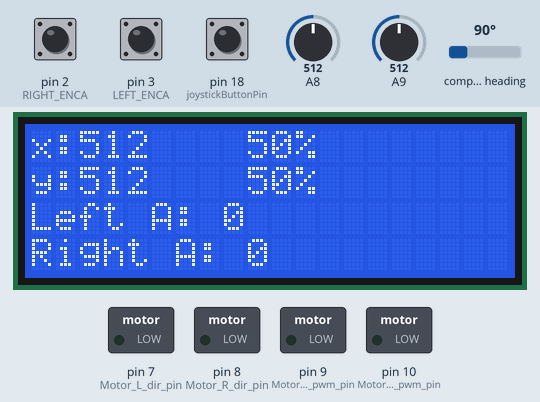
This sketch was run on a simulated Arduino Mega 2560, built with avr-gcc and run on an emulated ATmega2560. On the bench: 20×4 character LCD, switched loads named in the sketch (green lamp = pin HIGH). Wiring (inferred from the names in the program): CMPS compass at I2C address 0x60. Inputs (shaded band) come from the test bench; at power-on: pin 18 (joystickButtonPin) HIGH, A8 = 512, A9 = 512, pin 2 (RIGHT_ENCA) HIGH, pin 3 (LEFT_ENCA) HIGH, compass heading 90°. What the sketch prints to the serial monitor is not drawn.

Above: at 1.2 s.
1.3 s: pin 18 (joystickButtonPin) pulled LOW for 0.15 s
At 3.4 s:
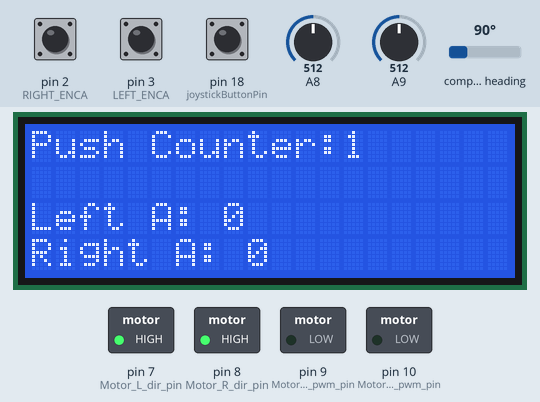
3.9 s: pin 18 (joystickButtonPin) pulled LOW for 1 s
At 6.1 s:
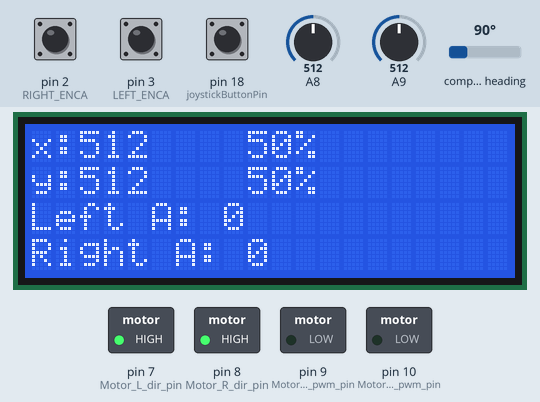
6.4 s: A8 set to 716
At 7.0 s:
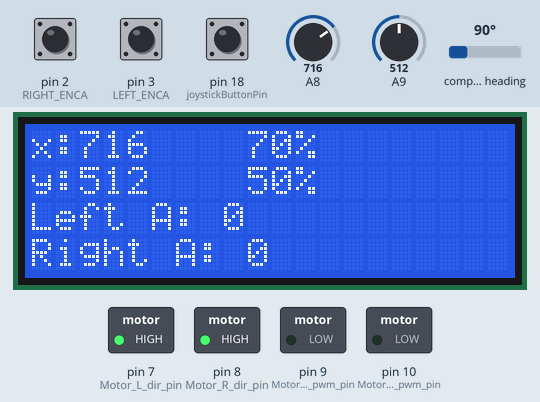
7.9 s: A9 set to 716
At 9.1 s:
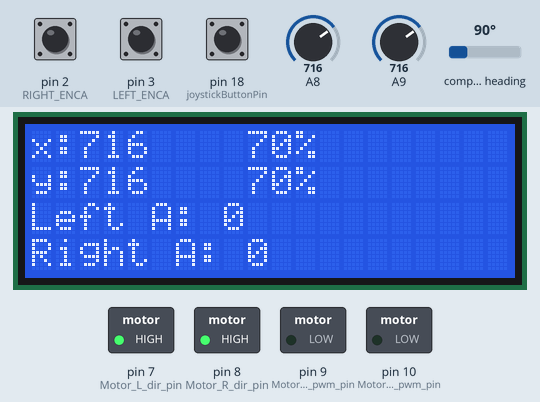
9.4 s: A8 set to 900
At 10.0 s:
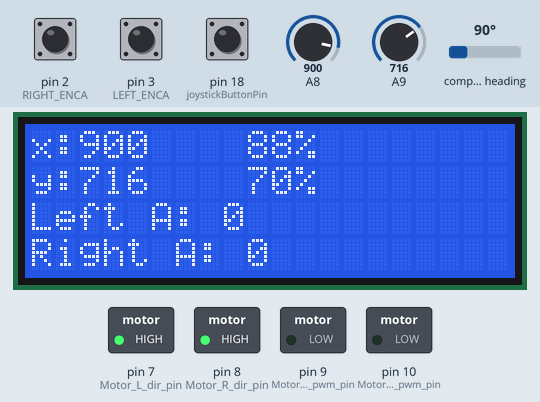
10.9 s: A9 set to 900
At 12.0 s:
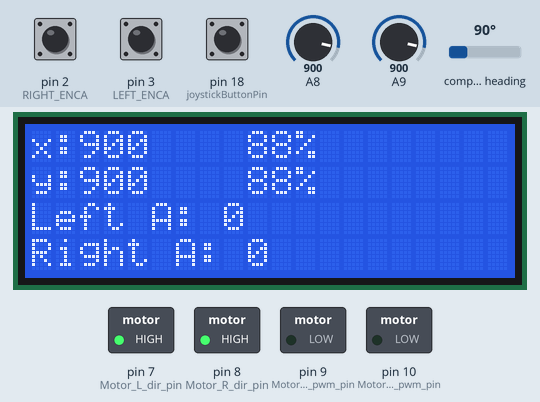
Timing chart, 0 to 13.4 s (numbered marks = the images above; inputs shaded):
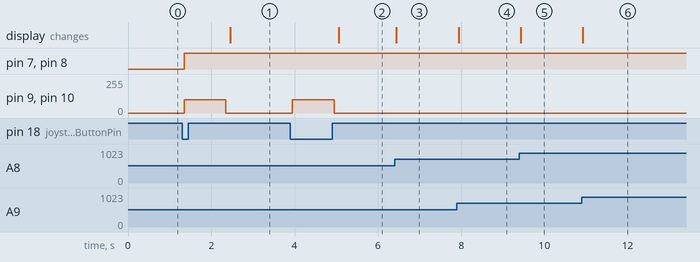

The sketch:

IC2.ino
```cpp
#include <Wire.h>
#include <LiquidCrystal.h>

#define Motor_return    0
#define Motor_forward     1
#define Motor_L_dir_pin  7
#define Motor_R_dir_pin  8
#define Motor_L_pwm_pin  9
#define Motor_R_pwm_pin  10
#define LEFT_ENCA 3
#define RIGHT_ENCA 2
#define CMPS14_address 0x60


const int rs = 37, en = 36, d4 = 35, d5 = 34, d6 = 33, d7 = 32;
LiquidCrystal lcd(rs, en, d4, d5, d6, d7);

volatile int counter = 0;
volatile unsigned long lastInterruptTime = 0;
volatile bool buttonPressed = false;
const unsigned long debounceDelay = 200;


int xValue, yValue;
float xValuePercentage, yValuePercentage;
int joystickButtonPin = 18;


void setup() {
  lcd.begin(20,4);
  Serial.begin(115200);
  Wire.begin();
  pinMode(Motor_L_dir_pin, OUTPUT);
  pinMode(Motor_R_dir_pin, OUTPUT);
  pinMode(Motor_L_pwm_pin, OUTPUT);
  pinMode(Motor_R_pwm_pin, OUTPUT);
  pinMode(joystickButtonPin, INPUT_PULLUP);
  pinMode(LEFT_ENCA, INPUT);
  pinMode(RIGHT_ENCA, INPUT);
  attachInterrupt(digitalPinToInterrupt(joystickButtonPin), buttonInterrupt, FALLING);
  attachInterrupt(digitalPinToInterrupt(LEFT_ENCA), leftEncoderISR, RISING);
  attachInterrupt(digitalPinToInterrupt(RIGHT_ENCA), rightEncoderISR, RISING);
  lcd.setCursor(0,2);
  lcd.print("Left A: 0");
  lcd.setCursor(0,3);
  lcd.print("Right A: 0");
}

void loop() {
  Wire.beginTransmission(CMPS14_address);
  Wire.write(0x01);
  byte err = Wire.endTransmission();
  Serial.println("err: ");
  Serial.println(err);
  Wire.requestFrom((uint8_t)CMPS14_address, (uint8_t)1);

  if( Wire.available())
  {
    uint8_t bearing = Wire.read();
    float degrees = bearing * 360.0 / 255.0;
    Serial.println(degrees);
  }
  xValue = analogRead(A8);
  yValue = analogRead(A9);
  xValuePercentage = (xValue/1023.0) * 100;
  yValuePercentage = (yValue/1023.0) * 100;
  // int(255 * xValuePercentage)
  if(counter % 2 == 0) {
    interface1();
  } else {
   interface2();
  }
  if(buttonPressed) {
    buttonPressed = false;
    counter++;
    moveCar();
  }
  // controlCar();

  delay(100);
}

void buttonInterrupt() {
  unsigned long now = millis();
  if (now - lastInterruptTime > debounceDelay) {
    buttonPressed = true;
  }
  lastInterruptTime = now;
}

volatile unsigned long leftPulses = 0;
volatile unsigned long rightPulses = 0;

void leftEncoderISR() {
  leftPulses++;
}

void rightEncoderISR() {
  rightPulses++;
}

void controlCar() {


  int x = map(xValue, 0, 1023, -255, 255);
  int y = map(yValue, 0, 1023, -255, 255);

  int leftMotor = y + x;
  int rightMotor = y - x;

  leftMotor = constrain(leftMotor, -255, 255);
  rightMotor = constrain(rightMotor, -255, 255);


  if (leftMotor >= 0) {
    digitalWrite(Motor_L_dir_pin, Motor_return);
    analogWrite(Motor_L_pwm_pin, leftMotor);
  }
  else {
    digitalWrite(Motor_L_dir_pin, Motor_forward);
    analogWrite(Motor_L_pwm_pin, -leftMotor);
  }

  if (rightMotor >= 0) {
    digitalWrite(Motor_R_dir_pin, Motor_return);
    analogWrite(Motor_R_pwm_pin, rightMotor);
  }

  else {
    digitalWrite(Motor_R_dir_pin, Motor_forward);
    analogWrite(Motor_R_pwm_pin, -rightMotor);
  }

}

const float distanceCm = 100.0;         // Distance you want to drive
const float leftPulsesPerCm = 13.11;     // Enter your measured value
const float rightPulsesPerCm = 13.45;    // Enter your measured value

void moveCar() {
  if (leftPulsesPerCm <= 0 || rightPulsesPerCm <= 0) {
    Serial.println("Enter both pulses-per-cm values first.");
    return;
  }

  unsigned long leftTarget  = (unsigned long)(distanceCm * leftPulsesPerCm + 0.5);
  unsigned long rightTarget = (unsigned long)(distanceCm * rightPulsesPerCm + 0.5);
  if (leftTarget > 0) leftTarget--;
  if (rightTarget > 0) rightTarget--;

  digitalWrite(Motor_L_dir_pin, Motor_forward);
  digitalWrite(Motor_R_dir_pin, Motor_forward);

  noInterrupts();
  leftPulses = 0;
  rightPulses = 0;
  interrupts();

  analogWrite(Motor_L_pwm_pin, 100);
  analogWrite(Motor_R_pwm_pin, 100);

  bool leftRunning = true;
  bool rightRunning = true;
  unsigned long lastLeftCount = 0, lastRightCount = 0;
  unsigned long lastProgressTime = millis();
  const unsigned long STALL_TIMEOUT = 1000;   // ms with no new pulses = stalled

  while (leftRunning || rightRunning) {
    unsigned long leftCount, rightCount;

    noInterrupts();
    leftCount = leftPulses;
    rightCount = rightPulses;
    interrupts();

    if (leftRunning && leftCount >= leftTarget) {
      analogWrite(Motor_L_pwm_pin, 0);
      leftRunning = false;
    }
    if (rightRunning && rightCount >= rightTarget) {
      analogWrite(Motor_R_pwm_pin, 0);
      rightRunning = false;
    }

    // Reset the stall timer whenever a running wheel makes progress
    if ((leftRunning && leftCount != lastLeftCount) ||
        (rightRunning && rightCount != lastRightCount)) {
      lastProgressTime = millis();
    }
    lastLeftCount = leftCount;
    lastRightCount = rightCount;

    // Safety stop: an encoder stopped reporting or a wheel is blocked
    if (millis() - lastProgressTime >= STALL_TIMEOUT) {
      analogWrite(Motor_L_pwm_pin, 0);
      analogWrite(Motor_R_pwm_pin, 0);
      Serial.println("Stopped: encoder stalled");
      break;
    }
  }

  noInterrupts();
  unsigned long finalLeft = leftPulses;
  unsigned long finalRight = rightPulses;
  interrupts();

  Serial.print("Left: ");
  Serial.print(finalLeft);
  Serial.print(" / ");
  Serial.println(leftTarget);

  Serial.print("Right: ");
  Serial.print(finalRight);
  Serial.print(" / ");
  Serial.println(rightTarget);

  lcd.setCursor(0, 2);
  lcd.print("Left A: ");
  lcd.print(finalLeft);
  lcd.print("    ");
  lcd.setCursor(0, 3);
  lcd.print("Right A: ");
  lcd.print(finalRight);
  lcd.print("    ");


}


void interface1() {
    lcd.setCursor(0, 0);
    lcd.print("x:");
    lcd.print(xValue);
    lcd.print("    ");
    lcd.setCursor(9, 0);
    lcd.print(xValuePercentage, 0);
    lcd.print("%    ");
    lcd.setCursor(0, 1);
    lcd.print("y:");
    lcd.print(yValue);
    lcd.print("    ");
    lcd.setCursor(9, 1);
    lcd.print(yValuePercentage, 0);
    lcd.print("%   ");

}

void interface2() {
    lcd.setCursor(0, 0);
    lcd.print("Push Counter:");
    lcd.print(counter);
    lcd.print("   ");

    lcd.setCursor(0, 1);
    lcd.print("                ");
}
```

Measured:
- after the input at 1.3 s, pin 7 (Motor_L_dir_pin), pin 8 (Motor_R_dir_pin): LOW → HIGH after 0.05 s; pin 9 (Motor_L_pwm_pin), pin 10 (Motor_R_pwm_pin): 0/255 → 100/255 after 0.05 s, → 0/255 1.0 s later; the display: changes after 1.2 s (image 1)
- after the input at 3.9 s, pin 9 (Motor_L_pwm_pin), pin 10 (Motor_R_pwm_pin): 0/255 → 100/255 after 0.05 s, → 0/255 1.0 s later; the display: changes after 1.2 s (image 2)
- after the input at 6.4 s, the display: changes at once (image 3)
- after the input at 7.9 s, the display: changes at once (image 4)
- after the input at 9.4 s, the display: changes at once (image 5)
- after the input at 10.9 s, the display: changes at once (image 6)
